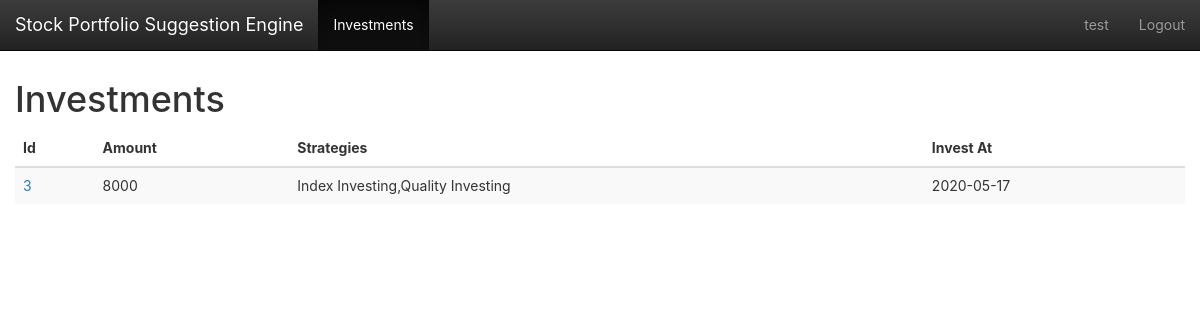
/investments/ (signed in), run on the app's committed database.
### app/models.py (models this page shows, shortened)
class User(UserMixin, db.Model):
    __tablename__ = 'users'
    id = db.Column(db.Integer, primary_key=True)
    email = db.Column(db.String(64), unique=True)
    name = db.Column(db.String(64))
    password_hash = db.deferred(db.Column(db.String(128)))
    major = db.Column(db.String(128))
    role_id = db.Column(db.Integer, db.ForeignKey('roles.id'))
    headline = db.Column(db.String(32), nullable=True)
    about_me = db.deferred(db.Column(db.Text, nullable=True))
    about_me_html = db.deferred(db.Column(db.Text, nullable=True))
    avatar = db.Column(db.String(128))
    member_since = db.Column(db.DateTime(), default=datetime.utcnow)
    @property
    def password(self):
        raise AttributeError('password is not readable attribute')
    investments = db.relationship('Investment',
                           backref=db.backref('user', lazy='joined'),
                           lazy='dynamic',
                           cascade='all, delete-orphan')
    def get_id(self):
        return self.id

class Investment(db.Model):
    __tablename__ = 'investments'
    id = db.Column(db.Integer, primary_key=True)
    investAt = db.Column(db.DateTime, default=datetime.now())
    user_id = db.Column(db.Integer, db.ForeignKey('users.id'))
    amount = db.Column(db.Integer)
    strategies = db.Column(db.String(128))

### app/main/investment/views.py (the view)
@investment.route('/')
def index():
    page = request.args.get('page', 1, type=int)
    current_user_id = int(current_user.get_id())
    print(current_user_id)
    the_investments = Investment.query.filter_by(user_id=current_user_id)
    pagination = the_investments.paginate(page, per_page=8)
    result_investments = pagination.items
    return render_template("investment.html", investments=result_investments, pagination=pagination,
                           title=u"Investments")

### app/main/__init__.py (called while the page is built)
@lm.user_loader
def load_user(id):
    return User.query.get(int(id))

### app/main/index/views.py (called while the page is built)
@main.app_context_processor
def inject_permissions():
    return dict(Permission=Permission)

### app/main/investment/templates/investment.html (shortened to what this page needs)
{% extends "base.html" %}
{% from "bootstrap/pagination.html" import render_pagination %}
{% import "bootstrap/wtf.html" as wtf %}
{% block mycontent %}
    <h1>{{ title }}</h1>
    <table class="table table-striped table-hover">
        <thead>
        <tr>
            <th>Id</th>
            <th class="hidden-xs">Amount</th>
            <th class="hidden-xs">Strategies</th>
            <th class="hidden-xs">Invest At</th>
        </tr>
        </thead>
        <tbody>
        {% for investment in investments %}
            <tr class="animated fadeIn delay-{{ loop.index0 }}">
                <td><a href="{{ url_for('investment.detail',investment_id=investment.id) }}">{{ investment.id }}</a></td>
                <td>{{ investment.amount }}</td>
                <td>{{ investment.strategies }}</td>
                <td>{{ investment.investAt.strftime('%Y-%m-%d') }}</td>
            </tr>
        {% endfor %}
        </tbody>
    </table>
{%- endblock -%}

### app/templates/base.html (shortened to what this page needs)
{%- extends "bootstrap/base.html" -%}
{%- from 'bootstrap/utils.html' import flashed_messages,icon -%}
{%- block styles -%}
    <link href="{{ url_for('static',filename='css/bootstrap.min.css') }}" rel="stylesheet">
    <link href="{{ url_for('static',filename='css/bootstrap-theme.min.css') }}" rel="stylesheet">
    <link href="{{ url_for('static',filename='css/main.css') }}" rel="stylesheet">
{%- endblock -%}
{%- block body_attribs %} class="Site"{%- endblock -%}
{%- block navbar -%}
    <nav class="navbar  navbar-inverse navbar-fixed-top">
        <div class="container-fluid">
            <div class="navbar-header">
                <a class="navbar-brand" href="{{ url_for('main.index') }}">Stock Portfolio Suggestion Engine</a>
            </div>
            <div class="collapse navbar-collapse" id="bs-example-navbar-collapse-1">
                <ul class="nav navbar-nav">
                    {%- if current_user.is_authenticated -%}
                        <li {%- if request.path == url_for('investment.index') %} class="active"{%- endif -%} ><a
                            href="{{ url_for('investment.index') }}">Investments</a></li>
                    {%- endif -%}
                </ul>
                <ul class="nav navbar-nav navbar-right">
                    {%- if current_user.is_authenticated -%}
                        <li  >
                            <a href="{{ url_for('user.detail',user_id=current_user.id) }}">{{ current_user.name }}</a>
                        </li>
                        <li><a href="{{ url_for('auth.logout') }}">Logout</a></li>
                    {%- else -%}
                        <li><a href="{{ url_for('auth.login') }}">Login</a></li>
                    {%- endif -%}
                </ul>
            </div>
        </div>
    </nav>
{%- endblock -%}
{%- block content -%}
    <main class="container-fluid Site-content">
        {%- block mycontent -%}{%- endblock -%}
    </main>
{%- endblock -%}

### app/static/css/main.css (style rules this page uses)
html, body { height: 100%; width: 100%; margin: 0; padding: 0; }
.Site { display: -webkit-box; display: -moz-box; display: -ms-flexbox; display: -webkit-flex; display: flex; flex-direction: column; }
.Site-content { -webkit-box-flex: 1 0 auto; -moz-box-flex: 1 0 auto; -webkit-flex: 1 0 auto; -ms-flex: 1 0 auto; flex: 1 0 auto; width: 100%; margin-top: 60px; }
html, body, main { font-family: -apple-system, "Helvetica Neue", Helvetica, Arial, sans-serif; }
.animated { -webkit-animation-fill-mode: both; -moz-animation-fill-mode: both; -ms-animation-fill-mode: both; -o-animation-fill-mode: both; animation-fill-mode: both; -webkit-animation-duration: 1s; -moz-animation-duration: 1s; -ms-animation-duration: 1s; -o-animation-duration: 1s; animation-duration: 1s; }
.delay-0 { -webkit-animation-delay: .05s; -moz-animation-delay: .05s; -o-animation-delay: .05s; animation-delay: .05s; }
.fadeIn { -webkit-animation-name: fadeIn; -moz-animation-name: fadeIn; -o-animation-name: fadeIn; animation-name: fadeIn; }
.table.table-striped { border: none; }
.table.table-striped td { border: none; }

### data on the page
User: name "test"
Investment: id "3", amount "8000", strategies "Index Investing,Quality Investing", investAt "2020-05-17"

### other printed values
{{ title }} "Investments"
